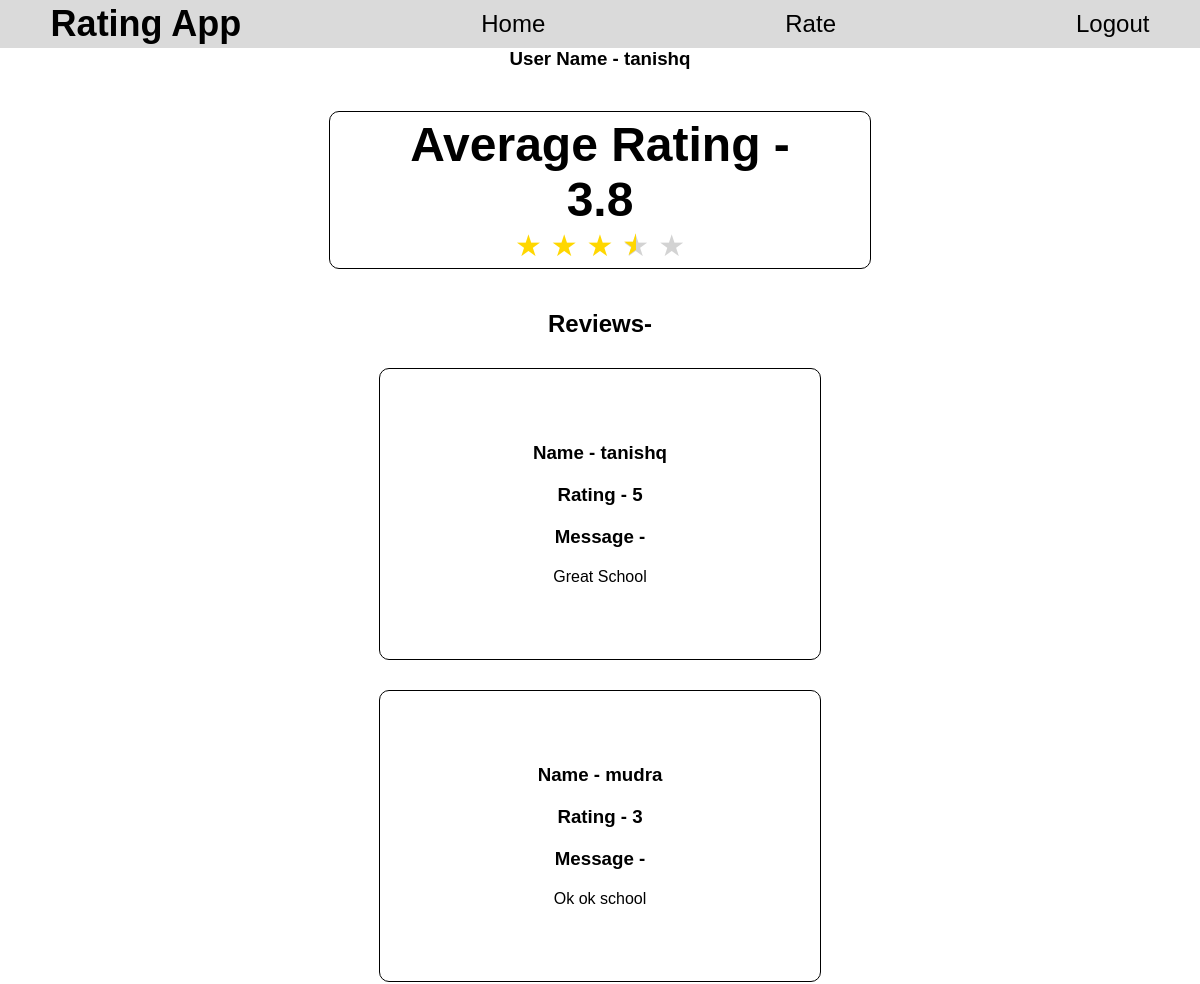
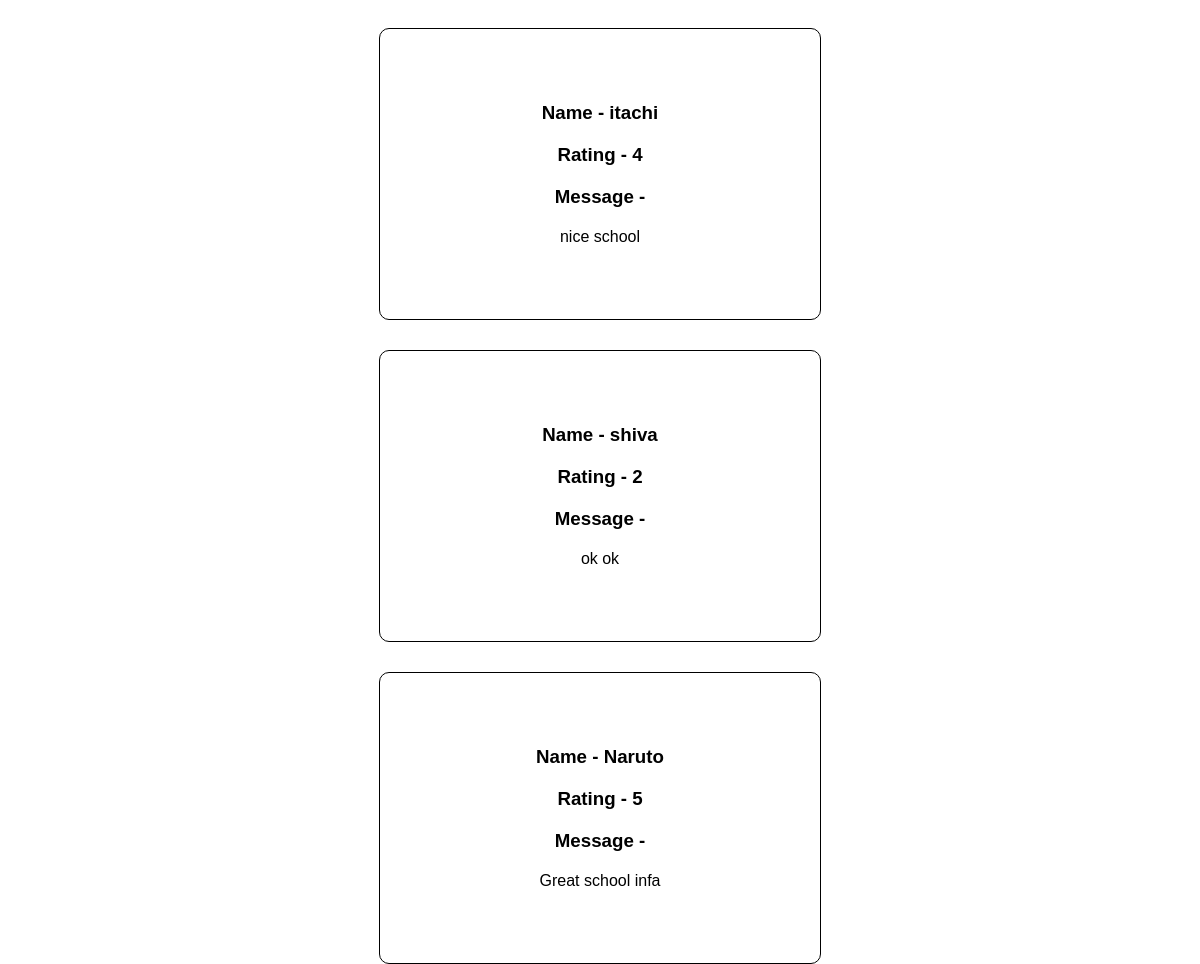
The app's page / (signed in) with its own data (2 pictures, top to bottom).
### rate/models.py (models this page shows)
class rating(models.Model):
    name = models.CharField(max_length=100)
    rate = models.CharField(max_length=100)
    message = models.CharField(max_length=300)

### rate/views.py (the view)
# urls.py: path('',views.home,name='home'),
def home(request):
    if request.session.has_key('user'):
        obj = rating.objects.all()
        n = rating.objects.count()
        sum = 0
        for i in obj:
            b = int(i.rate)
            sum = sum + b
        if sum == 0:
            sum = 0
        else:
            sum = sum / n
        name = request.session['user']
        return render(request,'view_rating.html',{'key':obj,'rating':sum , 'name':name})
    else:
        return redirect('login')

### rate/templates/view_rating.html (shortened to what this page needs)
{% extends "index.html" %}
{% block body %}
<center><h3>User Name - {{name}}</h3></center>
<section class="first">
    <div class="div">
        <h1>Average Rating - </h1>
        <h1>{{rating}}</h1>
        <div class="bar">
            <div class="star-rating" id="star-rating" data-rating="{{rating}}">
                <span class="star">&#9733;</span>
                <span class="star">&#9733;</span>
                <span class="star">&#9733;</span>
                <span class="star">&#9733;</span>
                <span class="star">&#9733;</span>
            </div>
        </div>
    </div>
</section>
<section class="second">
        <h1><center>Reviews-</center></h1>
    {% for i in key %}
    <div class="card">
        <h3>Name - {{i.name}}</h3>
        <h3>Rating - {{i.rate}}</h3>
        <h3>Message -</h3>
        <p>{{i.message}}</p>
    </div>
    {% endfor %}
    </section>
{% endblock body %}

### rate/templates/index.html (shortened to what this page needs)
<!DOCTYPE html>
<html lang="en">
<head>
    <link rel="stylesheet" href="/static/css/style.css">
</head>
<body>
    <nav>
        <div><h1>Rating App</h1></div>
        <div><a href="/">Home</a></div>
        <div><a href="/rate/">Rate</a></div>
        <div><a href="/login/">Logout</a></div>
    </nav>
  {% block body %}
  {% endblock body %}
</body>
</html>

### rate/static/css/style.css (style rules this page uses)
* { margin: 0; padding: 0; }
nav { display: flex; flex-direction: row; height: 6vh; width: 100%; background: #dadada; justify-content: center; align-items: center; gap: 20%; }
nav div { font-size: 1.5em; }
nav a { text-decoration: none; color: black; }
.first { width: 100%; height: 30vh; display: flex; justify-content: center; align-items: center; }
.first .div { height: 40%; width: 40%; font-size: 2em; display: flex; align-items: center; justify-content: center; flex-direction: column; border: 1px solid; border-radius: 10px; padding: 30px; }
.second { display: flex; gap: 5%; flex-direction: column; align-items: center; }
.second .card { width: 400px; height: 250px; display: flex; justify-content: center; align-items: center; flex-direction: column; gap: 20px; padding: 20px; border: 1px solid; border-radius: 10px; margin-top: 30px; }

### rate/templates/index.html (style rules this page uses)
body { font-family: Arial, sans-serif; }
.star-rating { display: inline-block; }
.star { font-size: 30px; color: lightgray; position: relative; }
.star.filled { color: gold; }
.star.half:before { content: '\2605'; position: absolute; left: 0; width: 50%; overflow: hidden; color: gold; }

### records on screen
rating: name "tanishq", rate "5", message "Great School"
rating: name "mudra", rate "3", message "Ok ok school"
rating: name "itachi", rate "4", message "nice school"
rating: name "shiva", rate "2", message "ok ok"
rating: name "Naruto", rate "5", message "Great school infa"

### other values on screen
{{ rating }} "3.8"
